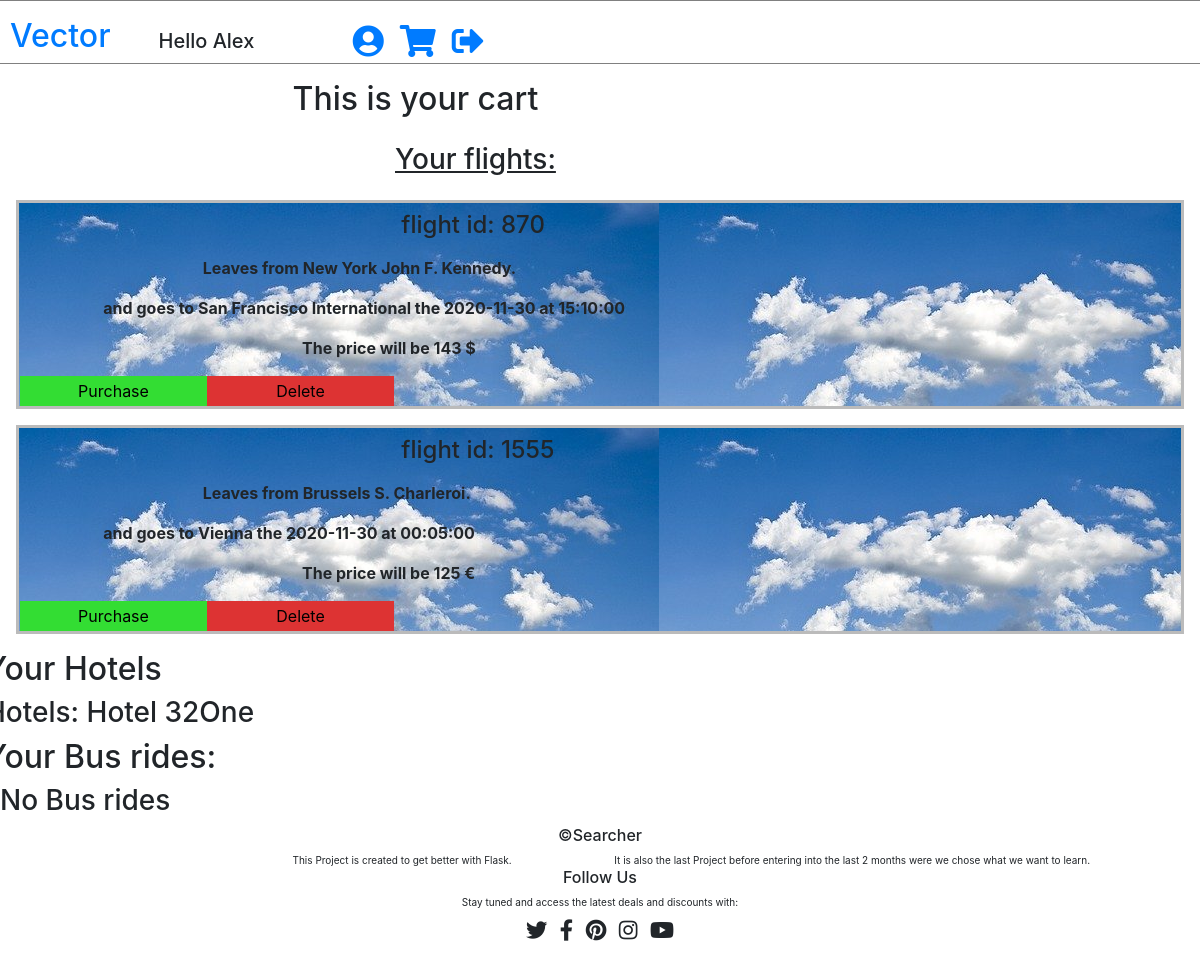
Page /cart (signed in) on the committed database.
### app.py (models this page shows, shortened)
class flights(db.Model):
    _id = db.Column('id', db.Integer, primary_key = True)
    user_id = db.Column('user_id', db.Integer)
    carrier_id = db.Column('carrier_id', db.Integer)
    price = db.Column('price', db.Integer)
    symbol = db.Column('symbol', db.String(1))
    departure_airport = db.Column('departure_airport', db.String(100))
    destination_airport = db.Column('destination_airport', db.String(100))
    date = db.Column('date', db.String(50))
    time = db.Column('time', db.String(50))

class hotels(db.Model):
    _id = db.Column('id', db.Integer, primary_key = True)
    user_id = db.Column('user_id', db.Integer)
    country = db.Column('country', db.String(100))
    locality = db.Column('locality', db.String(100))
    street = db.Column('street', db.String(100))
    name = db.Column('name', db.String(100))
    price = db.Column('price', db.Integer)
    rating = db.Column('rating', db.String(100))

### app.py (the view)
@app.route('/cart')
def cart():
    if 'id' in session:
        return render_template('cart.html', hotels = hotels.query.filter_by(user_id = session['id']).all(),flights = flights.query.filter_by(user_id = session['id']).all(), navbarname = f"Hello {session['firstname']}")
    else:
        flash('You need to sign in first', 'error')
        return redirect(url_for('signin'))

### templates/cart.html (shortened to what this page needs)
{% extends 'base.html' %}
{% block content %}
<div class="row my-3">
    <div class="col-xs-8 offset-3 mr-n3">
        <h2>This is your cart</h2>
    </div>
</div>
<div class="row">
    <div class="col-xs-6 offset-4 mb-2">
        <h3 style="text-decoration: underline;">Your flights:</h3>
    </div>
</div>
{% if flights %}
    {% for flight in flights %}
        <div class="ticket_container mt-2 mb-3 mx-3">
            <div class="row my-2">
                <div class="col-xs-6 offset-4">
                    <h4>flight id: {{ flight.carrier_id }}</h4>
                </div>
            </div>
            <div class="row">
                <div class="col-xs-8 offset-2">
                    <p class="ticket_text">Leaves from {{ flight.departure_airport }}.</p>
                </div>
            </div>
            <div class="row">
                <div class="col-xs-10 offset-1">
                    <p class="ticket_text">and goes to {{ flight.destination_airport }} the {{ flight.date }} at {{ flight.time }}</p>
                </div>
            </div>
            <div class="row">
                <div class="col-xs-6 offset-3">
                    <p class="ticket_text">The price will be {{ flight.price }} {{ flight.symbol }} </p>
                </div>
            </div>
            <div class="row">
                <div class="col-xs-5 ml-3 purchase">
                    <a href="/troll">
                        <button class="purchase">Purchase</button>
                    </a>
                </div>
                <div class="col-xs-5 delete">
                    <a href="http://127.0.0.1:5000/delete_ticket?carrier_id={{ flight.carrier_id }}">
                        <button class="delete">Delete</button>
                    </a>
                </div>
            </div>
        </div>
    {% endfor %}
{% else %}
    <h4>No flights</h4>
{% endif %}
<div class="row">
    <h2>Your Hotels</h2>
</div>
{% if hotels %}
    {% for hotel in hotels %}
    <div class="row">
        <h3>Hotels: {{ hotel.name }}</h3>
    </div>
    {% endfor %}
{% else %}
    <h3>No Train rides</h3>
{% endif %}
<div class="row">
    <h2>Your Bus rides:</h2>
</div>
{% if buses %}
    {% for bus in buses %}
    <div class="row">
        <h3>Bus</h3>
    </div>
    {% endfor %}
{% else %}
    <h3>No Bus rides</h3>
{% endif %}
{% endblock %}

### templates/base.html (shortened to what this page needs)
<!DOCTYPE html>
<html lang="en">
<head>
    <link rel="stylesheet" href="https://pro.fontawesome.com/releases/v5.10.0/css/all.css"/>
    <link rel="stylesheet" href="https://maxcdn.bootstrapcdn.com/bootstrap/4.5.2/css/bootstrap.min.css">
    <link rel="stylesheet" type='text/css' href="{{ url_for('static', filename='style/style.css')}}">
</head>
<body>
        <div class="row" id="navbar_row" style="border: 1px solid gray;">
            <div class="col-xs-3 pl-4 pt-3 mr-4">
                <a href="/" style="text-decoration: None;">
                    <h2 class="animated_color">Vector</h2>
                </a>
            </div>
            <div class="col-xs-1 mt-4 pl-4 mr-n1 pt-1">
                <h5>{{ navbarname }}</h5>
            </div>
            <div class="col-xs-1 offset-1 mt-4 pr-2">
                <a href="/change_profile">
                    <i class="fas fa-user-circle fa-2x"></i>
                </a>
            </div>
            <div class="col-xs-1 mt-4 px-2">
                <a href="/cart">
                    <i class="fas fa-shopping-cart fa-2x"></i>
                </a>
            </div>
            <div class="col-xs-1 mt-4 pl-2">
                <a href="/logout">
                    <i class="fas fa-sign-out-alt fa-2x"></i>
                </a>
            </div>
        </div>
{% block content %}{% endblock %}
  <div class="row justify-content-center">
    <div class="col-xs-4">
        <h6>&copy;Searcher</h6>
    </div>
</div>
<div class="row">
    <div class="col-xs-6 offset-3">
        <p style="font-size: x-small;">This Project is created to get better with Flask.</p>
    </div>
    <div class="col-xs-11 offset-1">
        <p style="font-size: x-small;">It is also the last Project before entering into the last 2 months were we chose what we want to learn.</p>
    </div>
</div>
<div class="row justify-content-center mt-n3">
    <div class="col-xs-4">
        <h6>Follow Us</h6>
    </div>
</div>
<div class="row justify-content-center">
    <div class="col-xs-6">
        <p style="font-size: x-small;">Stay tuned and access the latest deals and discounts with:</p>
    </div>
</div>
<div class="row justify-content-center mb-4">
    <div class="col-xs-6 mt-n2">
        <i class="fab fa-twitter fa-lg px-1"></i>
        <i class="fab fa-facebook-f fa-lg px-1"></i>
        <i class="fab fa-pinterest fa-lg px-1"></i>
        <i class="fab fa-instagram fa-lg px-1"></i>
        <i class="fab fa-youtube fa-lg px-1"></i>
    </div>
</div>
</body>
</html>

### static/style/style.css (style rules this page uses)
.ticket_text { font-weight: 700; }
.ticket_container { background: url('../images/ticket.jpg'); border: solid 3px #bbb; }
.purchase { background-color: #3d3; border: none; width: 187px; height: 30px; }
.delete { background-color: #d33; border: none; width: 187px; height: 30px; }

### rows in the picture
flights: carrier_id "870", departure_airport "New York John F. Kennedy", destination_airport "San Francisco International", date "2020-11-30", time "15:10:00", price "143", symbol "$"
flights: carrier_id "1555", departure_airport "Brussels S. Charleroi", destination_airport "Vienna", date "2020-11-30", time "00:05:00", price "125", symbol "€"
hotels: name "Hotel 32One"

### other values in the picture
{{ navbarname }} "Hello Alex"
